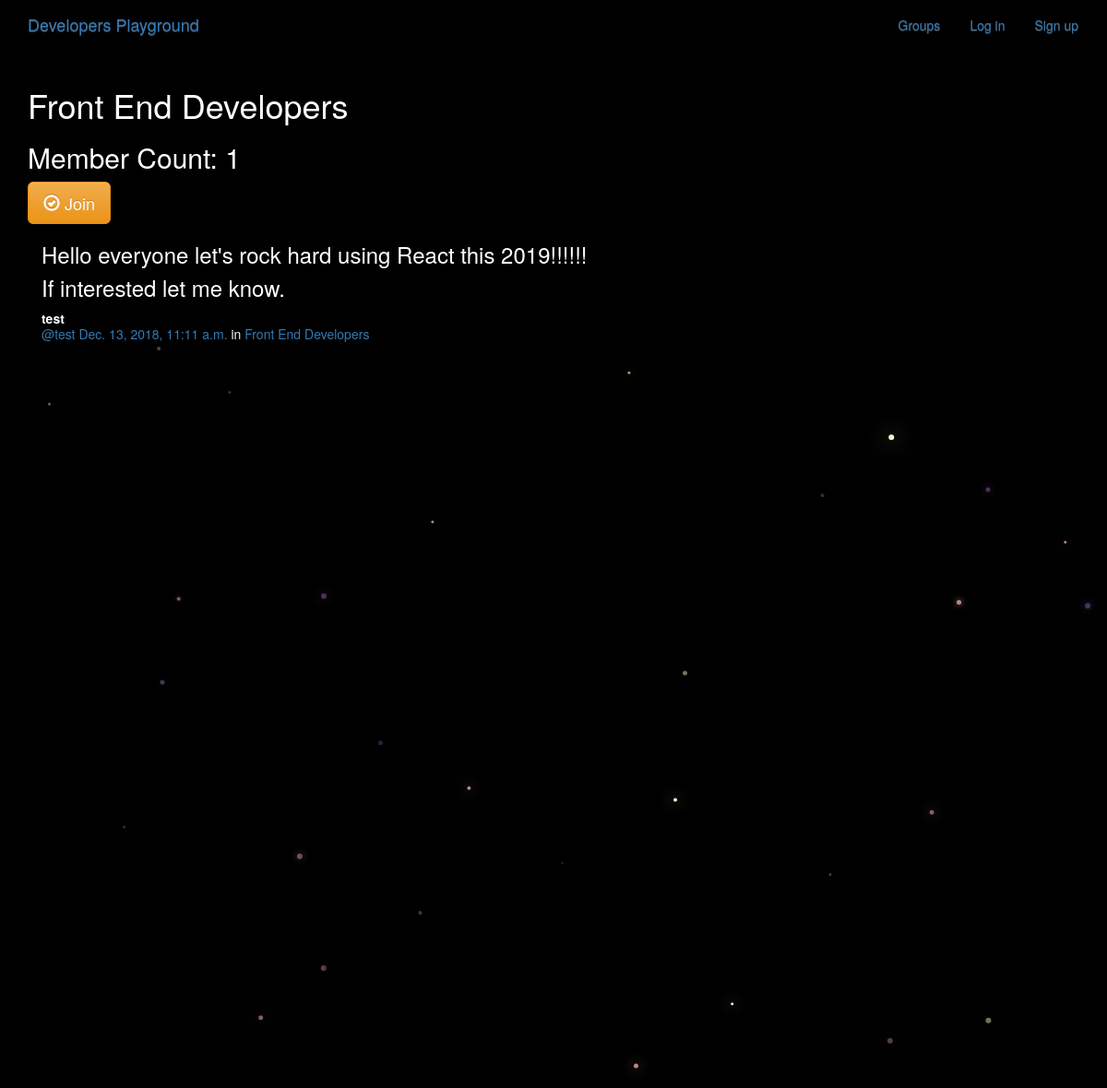
The page /groups/posts/in/front-end-developers/ on the database its author committed.
### groups/models.py (models this page shows, shortened)
class Group(models.Model):
    name = models.CharField(max_length=255, unique=True)
    slug = models.SlugField(allow_unicode=True, unique=True)
    description = models.TextField(blank=True, default='')
    description_html = models.TextField(editable=False, default='', blank=True)
    members = models.ManyToManyField(User,through="GroupMember")
    class Meta:
        ordering = ["name"]

### posts/models.py (models this page shows, shortened)
class Post(models.Model):
    user = models.ForeignKey(User, on_delete=models.CASCADE, related_name="posts")
    created_at = models.DateTimeField(auto_now=True)
    message = models.TextField()
    message_html = models.TextField(editable=False)
    group = models.ForeignKey(Group, on_delete=models.CASCADE, related_name="posts",null=True, blank=True)
    class Meta:
        ordering = ["-created_at"]
        unique_together = ["user", "message"]

### groups/views.py (the view)
# urls.py: url(r"^posts/in/(?P<slug>[-\w]+)/$",views.SingleGroup.as_view(),name="single"),
class SingleGroup(generic.DetailView):
    model = Group

### groups/templates/groups/group_detail.html
{% extends "groups/group_base.html" %}
{% block pregroup %}
<h1>{{group.name}}</h1>
<h2> Member Count: {{group.members.count}}</h2>
<div class="content">
	{% if user in group.members.all %}
	<a href="{% url 'groups:leave' slug=group.slug %}" class="btn btn-lg btn-fill btn-warning"><span class="glyphicon glyphicon-remove-circle"></span>
		Leave</a>
	{% else %}
	<a href="{% url 'groups:join' slug=group.slug %}" class="btn btn-lg btn-fill btn-warning"><span class="glyphicon glyphicon-ok-circle"></span>
		Join</a>
	{% endif %}
</div>
{% endblock %}
{% block group_content %}
<div class="col-md-8">
	{% if group.posts.count == 0 %}
	<h2>No posts in this group yet!</h2>
	{% else %}
	{% for post in group.posts.all %}
	{% include "posts/_post.html" %}
	{% endfor %}
	{% endif %}
</div>
{% endblock %}

### posts/templates/posts/_post.html (shortened to what this page needs)
<div class="post media">
  <h3>{{ post.message_html | safe }}</h3>
  <div class="media-body">
    <strong>{{ post.user.username }}</strong>
    <h5 class="media-heading">
      <span class="username">
        <a href="{% url 'posts:for_user' username=post.user.username %}">@{{ post.user.username }}</a>
      </span>
      <time class="time">
        <a href="{% url 'posts:single' username=post.user.username pk=post.pk %}">
          {{ post.created_at }}
        </a>
      </time>
      {% if post.group %}
      <span class="group-name">in <a href="{% url 'groups:single' slug=post.group.slug %}">{{ post.group.name }}</a></span>
      {% endif %}
    </h5>
  </div>
</div>

### static/simplesocial/css/master.css (style rules this page uses)
body { margin: 0; overflow: hidden; background-color: black; color:white; }

### rows shown on the page
Group: name "Front End Developers", members.count "1"
Post: message_html "Hello everyone let's rock hard using React this 2019!!!!!! If interested let me know.", user.username "test", created_at "Dec. 13, 2018, 11:11 a.m.", group.name "Front End Developers"
